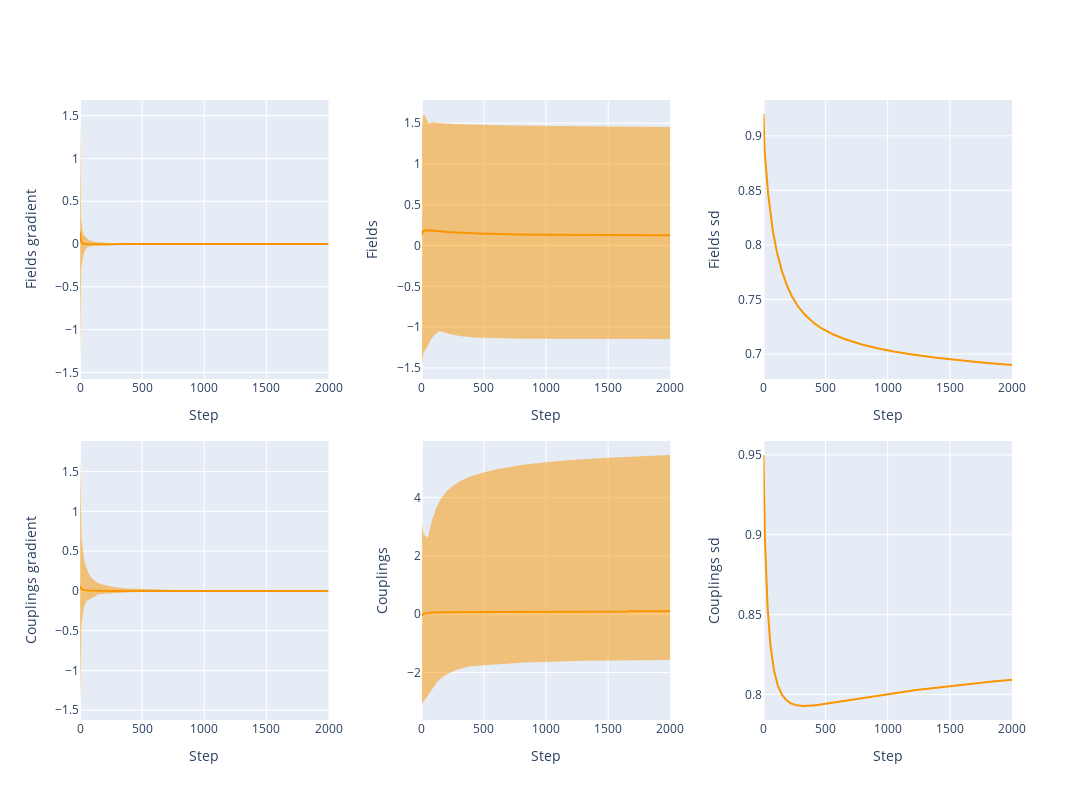

Notebook code cell kept with this figure:
### Code cell
layout_spec = {
    (1, 1): {'data': pl_fitter.fields_grads, 'label': 'Fields gradient'},
    (2, 1): {'data': pl_fitter.couplings_grads, 'label': 'Couplings gradient'},
    (1, 2): {'data': pl_fitter.fields_history, 'label': 'Fields'},
    (2, 2): {'data': pl_fitter.couplings_history, 'label': 'Couplings'},
    (1, 3): {'data': pl_fitter.sd_fields, 'label': 'Fields SD'},
    (2, 3): {'data': pl_fitter.sd_couplings, 'label': 'Couplings SD'},

    #(3, 2) : {'data': pl_fitter.llhs, 'label': 'LLHs'}
}

plot_generalized(layout_spec)

### Figure 1 — Plotly figure (JSON) as saved in the notebook; plotly's stock layout.template omitted (floating-point values rounded to 4 significant figures; data arrays with more than 128 entries replaced by an {"elided": "..."} marker saying what was removed)
{"data": [{"line": {"color": "rgba(250, 150, 0, 1)"}, "mode": "lines", "name": "Av. Fields gradient", "type": "scatter", "x": {"elided": "2001 int values"}, "xaxis": "x", "y": {"elided": "2001 float values"}, "yaxis": "y"}, {"hoverinfo": "skip", "line": {"width": 0}, "mode": "lines", "type": "scatter", "x": {"elided": "2001 int values"}, "xaxis": "x", "y": {"elided": "2001 float values"}, "yaxis": "y"}, {"fill": "tonexty", "fillcolor": "rgba(250, 150, 0, 0.5)", "hoverinfo": "skip", "line": {"width": 0}, "mode": "lines", "type": "scatter", "x": {"elided": "2001 int values"}, "xaxis": "x", "y": {"elided": "2001 float values"}, "yaxis": "y"}, {"line": {"color": "rgba(250, 150, 0, 1)"}, "mode": "lines", "name": "Av. Couplings gradient", "type": "scatter", "x": {"elided": "2001 int values"}, "xaxis": "x4", "y": {"elided": "2001 float values"}, "yaxis": "y4"}, {"hoverinfo": "skip", "line": {"width": 0}, "mode": "lines", "type": "scatter", "x": {"elided": "2001 int values"}, "xaxis": "x4", "y": {"elided": "2001 float values"}, "yaxis": "y4"}, {"fill": "tonexty", "fillcolor": "rgba(250, 150, 0, 0.5)", "hoverinfo": "skip", "line": {"width": 0}, "mode": "lines", "type": "scatter", "x": {"elided": "2001 int values"}, "xaxis": "x4", "y": {"elided": "2001 float values"}, "yaxis": "y4"}, {"line": {"color": "rgba(250, 150, 0, 1)"}, "mode": "lines", "name": "Av. Fields", "type": "scatter", "x": {"elided": "2001 int values"}, "xaxis": "x2", "y": {"elided": "2001 float values"}, "yaxis": "y2"}, {"hoverinfo": "skip", "line": {"width": 0}, "mode": "lines", "type": "scatter", "x": {"elided": "2001 int values"}, "xaxis": "x2", "y": {"elided": "2001 float values"}, "yaxis": "y2"}, {"fill": "tonexty", "fillcolor": "rgba(250, 150, 0, 0.5)", "hoverinfo": "skip", "line": {"width": 0}, "mode": "lines", "type": "scatter", "x": {"elided": "2001 int values"}, "xaxis": "x2", "y": {"elided": "2001 float values"}, "yaxis": "y2"}, {"line": {"color": "rgba(250, 150, 0, 1)"}, "mode": "lines", "name": "Av. Couplings", "type": "scatter", "x": {"elided": "2001 int values"}, "xaxis": "x5", "y": {"elided": "2001 float values"}, "yaxis": "y5"}, {"hoverinfo": "skip", "line": {"width": 0}, "mode": "lines", "type": "scatter", "x": {"elided": "2001 int values"}, "xaxis": "x5", "y": {"elided": "2001 float values"}, "yaxis": "y5"}, {"fill": "tonexty", "fillcolor": "rgba(250, 150, 0, 0.5)", "hoverinfo": "skip", "line": {"width": 0}, "mode": "lines", "type": "scatter", "x": {"elided": "2001 int values"}, "xaxis": "x5", "y": {"elided": "2001 float values"}, "yaxis": "y5"}, {"line": {"color": "rgba(250, 150, 0, 1)"}, "mode": "lines", "name": "Fields SD", "type": "scatter", "x": {"elided": "2001 int values"}, "xaxis": "x3", "y": {"elided": "2001 float values"}, "yaxis": "y3"}, {"line": {"color": "rgba(250, 150, 0, 1)"}, "mode": "lines", "name": "Couplings SD", "type": "scatter", "x": {"elided": "2001 int values"}, "xaxis": "x6", "y": {"elided": "2001 float values"}, "yaxis": "y6"}], "layout": {"height": 800, "showlegend": false, "width": 1200, "xaxis": {"anchor": "y", "domain": [0, 0.2667], "title": {"text": "Step"}}, "xaxis2": {"anchor": "y2", "domain": [0.3667, 0.6333], "title": {"text": "Step"}}, "xaxis3": {"anchor": "y3", "domain": [0.7333, 1], "title": {"text": "Step"}}, "xaxis4": {"anchor": "y4", "domain": [0, 0.2667], "title": {"text": "Step"}}, "xaxis5": {"anchor": "y5", "domain": [0.3667, 0.6333], "title": {"text": "Step"}}, "xaxis6": {"anchor": "y6", "domain": [0.7333, 1], "title": {"text": "Step"}}, "yaxis": {"anchor": "x", "domain": [0.55, 1], "title": {"text": "Fields gradient"}}, "yaxis2": {"anchor": "x2", "domain": [0.55, 1], "title": {"text": "Fields"}}, "yaxis3": {"anchor": "x3", "domain": [0.55, 1], "title": {"text": "Fields sd"}}, "yaxis4": {"anchor": "x4", "domain": [0, 0.45], "title": {"text": "Couplings gradient"}}, "yaxis5": {"anchor": "x5", "domain": [0, 0.45], "title": {"text": "Couplings"}}, "yaxis6": {"anchor": "x6", "domain": [0, 0.45], "title": {"text": "Couplings sd"}}}}
